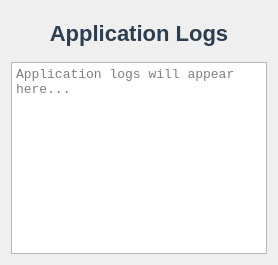
<?xml version="1.0" encoding="UTF-8"?>
<ui version="4.0">
 <class>LogsWidget</class>
 <widget class="QWidget" name="LogsWidget">
  <layout class="QVBoxLayout" name="verticalLayout">

   <!-- 🔷 Header -->
   <item>
    <widget class="QLabel" name="label_title">
     <property name="text">
      <string>Application Logs</string>
     </property>
     <property name="alignment">
      <set>Qt::AlignCenter</set>
     </property>
     <property name="styleSheet">
      <string notr="true">
       font-size: 22px;
       font-weight: bold;
       color: #2c3e50;
       padding: 10px;
      </string>
     </property>
    </widget>
   </item>

<!--
   🔍 Search Bar
   <item>
    <widget class="QLineEdit" name="lineEdit_search">
     <property name="placeholderText">
      <string>Search logs...</string>
     </property>
    </widget>
   </item>
-->

   <!-- 🔷 Logs Viewer -->
   <item>
    <widget class="QPlainTextEdit" name="plainTextEdit_logs">
     <property name="readOnly">
      <bool>true</bool>
     </property>
     <property name="font">
      <font>
       <family>Consolas</family>
       <pointsize>10</pointsize>
      </font>
     </property>
     <property name="placeholderText">
      <string>Application logs will appear here...</string>
     </property>
    </widget>
   </item>

  </layout>
 </widget>
</ui>
